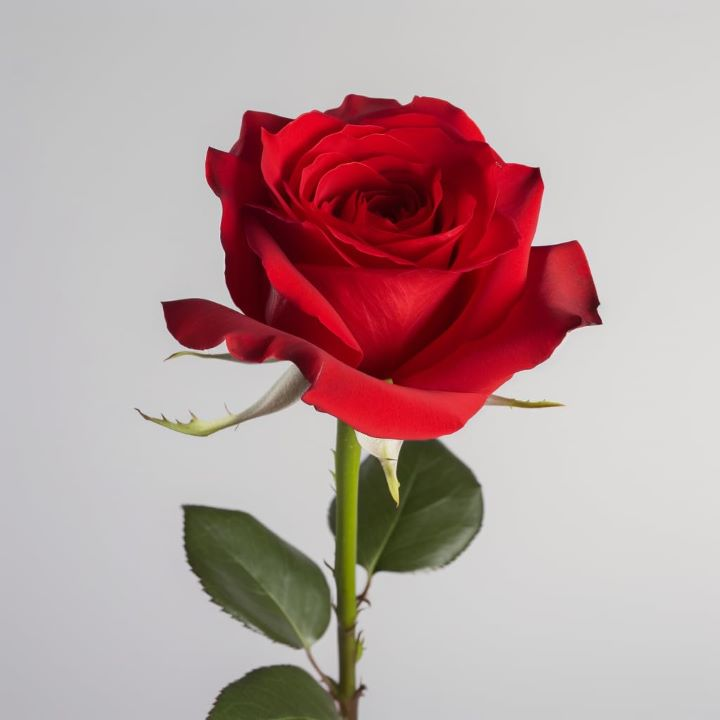
#> input picture rose.jpg, 720 x 720 px
$ python p9_edges.py
#> lines starting #> are read from the running program, lines starting #| are printed output that depends on the picture; after the words box and inside, x2 and y2 are one past the last pixel; in counts of white or black regions, pixels touching at a corner belong together
import cv2

def display_image(image, title="Image"):
    cv2.imshow(title, image)

image_path = 'rose.jpg'
img = cv2.imread(image_path, cv2.IMREAD_GRAYSCALE)
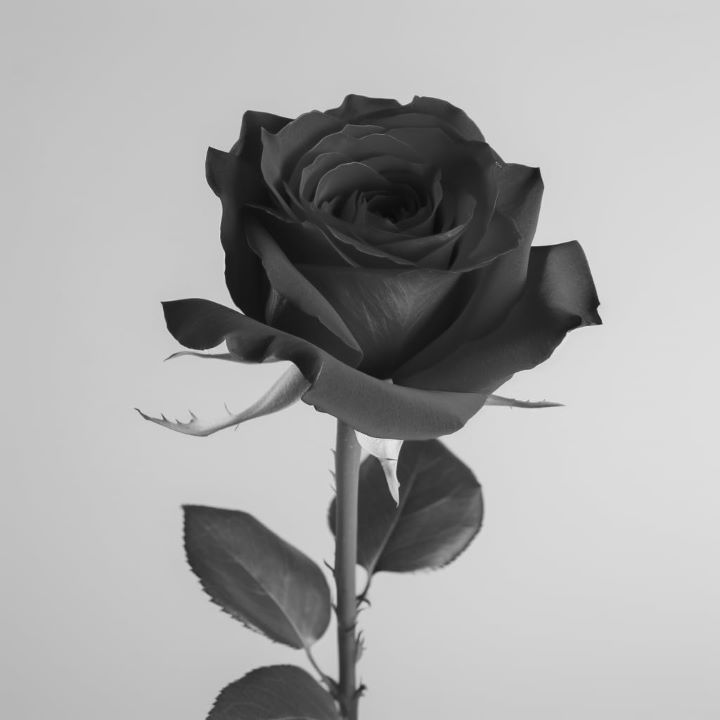
#> img: shape (720, 720); min 8, max 236, mean 165.8

if img is None:
    print(f"Error: Unable to load image '{image_path}'. Please check the file path.")
    exit()

edges = cv2.Canny(img, 100, 200)
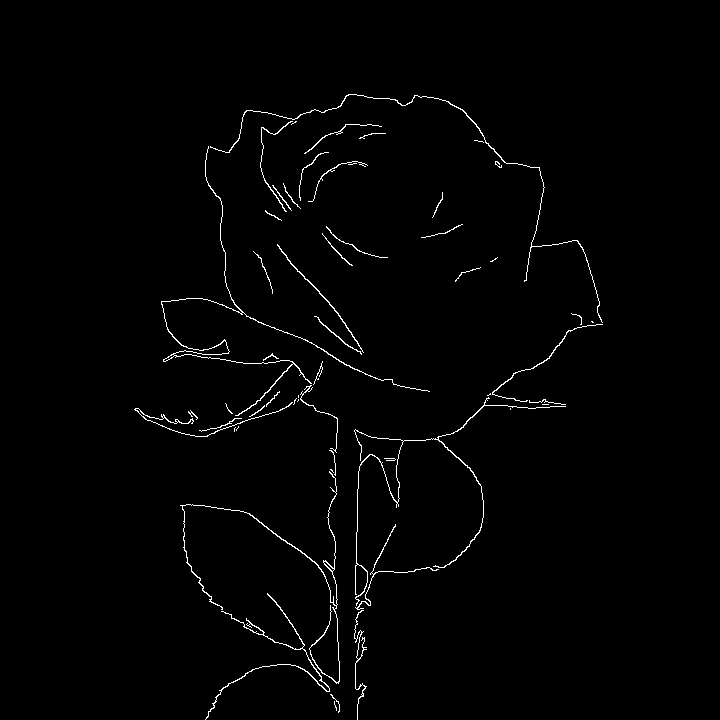
#> edges: shape (720, 720); 1.3% white in thin lines or dots, all inside (x1, y1, x2, y2) = (134, 94, 603, 720)
blurred_img = cv2.GaussianBlur(img, (5, 5), 0)

cv2.imshow("Original Image", img)
cv2.imshow("Edges Detected", edges)
cv2.imshow("Blurred Image", blurred_img)

cv2.waitKey(0)
cv2.destroyAllWindows()
